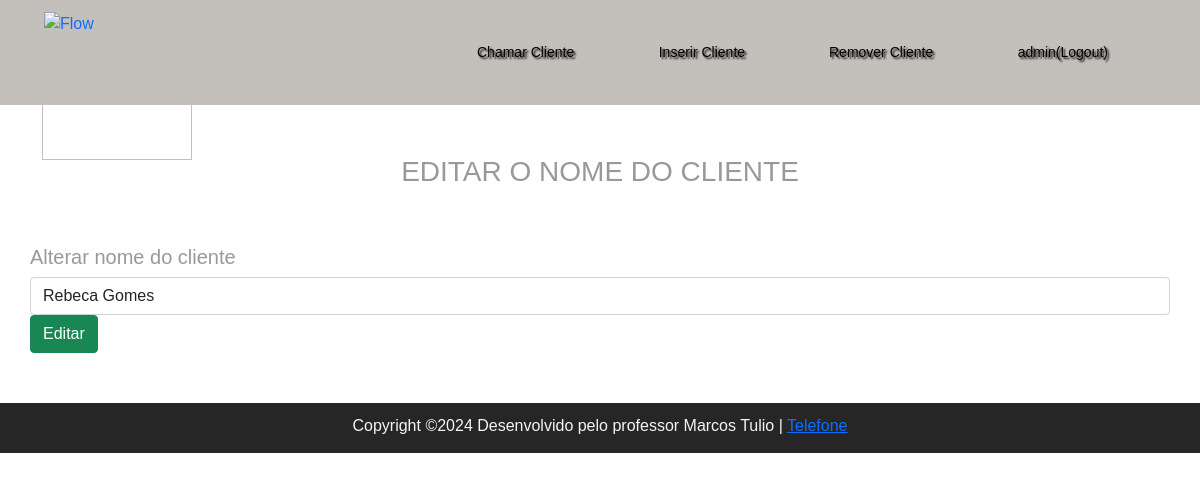
The app's page /index.php?pagina=editar&id=4 (signed in), older data.
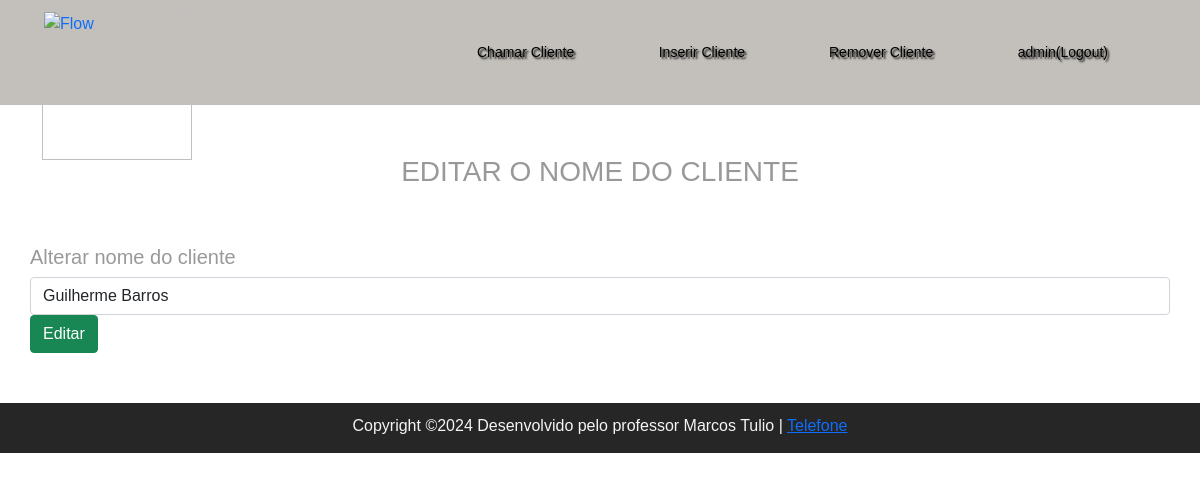
The same page, newer data.
### tables this page shows
CREATE TABLE `queue` (
  `registro` int(11) NOT NULL,
  `nome` varchar(20) NOT NULL,
  `status` tinyint(1) NOT NULL
);

### views/editar.php (the view, shortened to what this page needs)
<center><h3>EDITAR O NOME DO CLIENTE</h3></center>
<br></br>
<?php
include 'db.php';
$id = $_GET['id'];
try {
    $query = "SELECT nome FROM queue WHERE registro = :id";
    $stmt = $conexao->prepare($query);
    $stmt->bindParam(':id', $id, PDO::PARAM_INT);
    $stmt->execute();
    $linha = $stmt->fetch(PDO::FETCH_ASSOC);
    if ($linha) {
        $nome = $linha['nome'];
    } else {
        echo "Cliente não encontrado.";
        exit();
    }
} catch (PDOException $e) {
    echo "Erro ao executar a consulta: " . $e->getMessage();
    exit();
}
?>
<form method="POST" action="edit.php">
    <label><h5>Alterar nome do cliente</h5></label>
    <input class="form-control" type="text" name="nome" placeholder="Nome" value="<?php echo htmlspecialchars($nome); ?>">
    <input type="submit" class="btn btn-success" value="Editar">
</form>

Row changes from the older to the newer data that the page shows:
changed queue: nome "Rebeca Gomes" → "Guilherme Barros"
